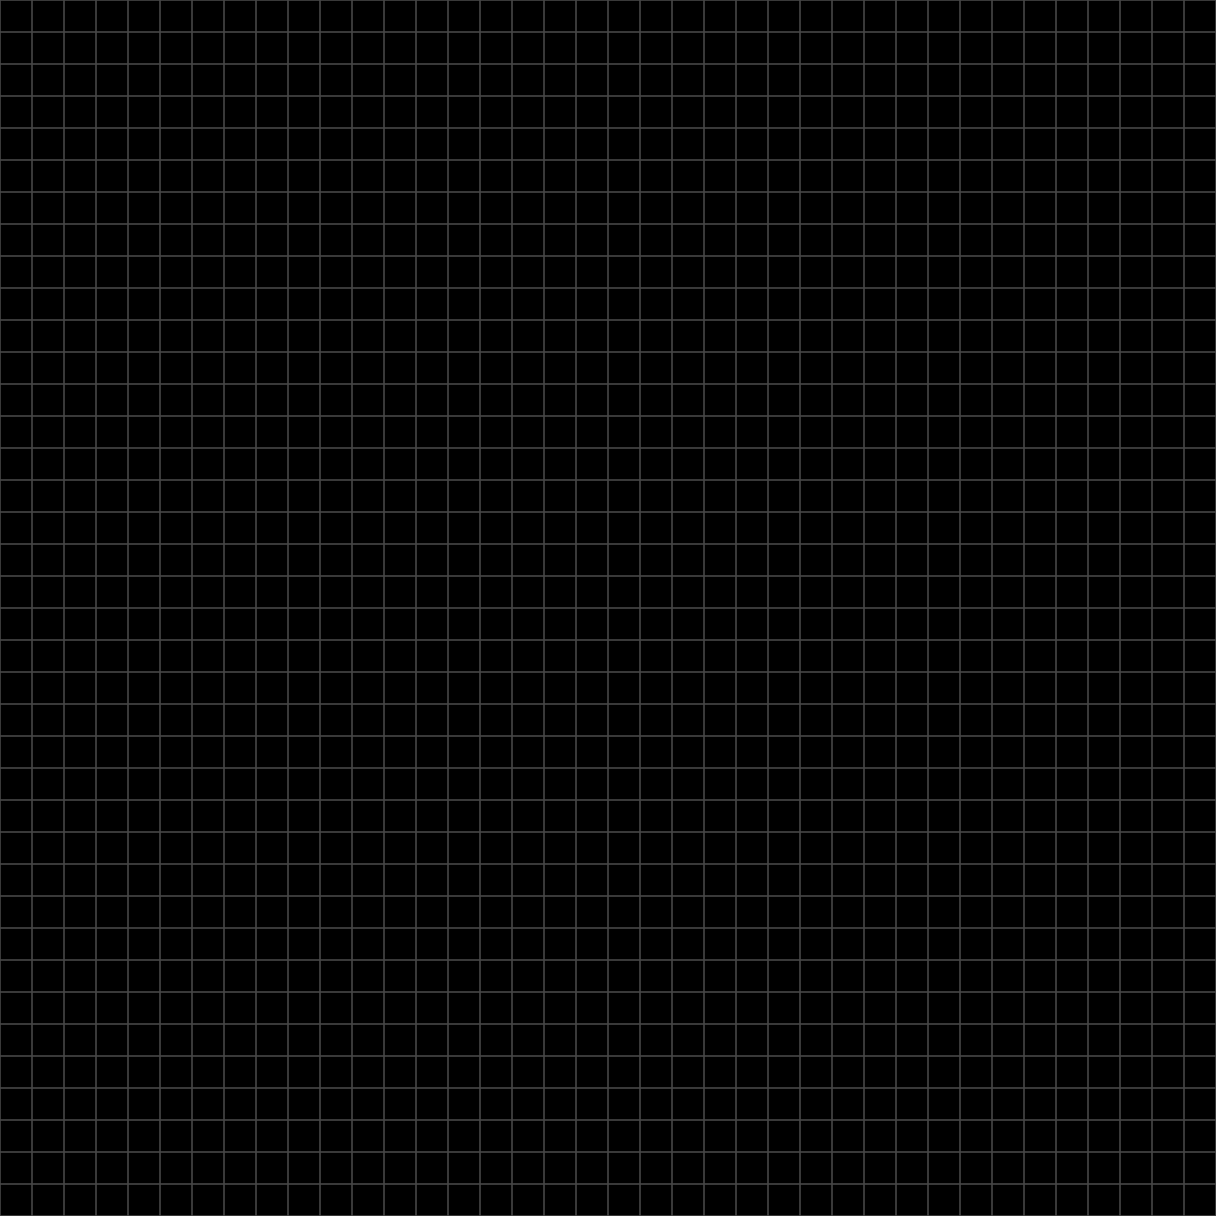

This game map was drawn from its Tiled (.tmx) file and the tilesets committed beside it. A one-line description and the trimmed map source follow:
An orthogonal 38x38 tile map with 32x32 px tiles, 1 tile layer (ground).

<map version="1.0" orientation="orthogonal" width="38" height="38" tilewidth="32" tileheight="32">
 <tileset firstgid="1" name="ground" tilewidth="32" tileheight="32">
  <image source="../assets/gfx/ground.png" width="64" height="32" />
 </tileset>
 <layer name="ground" width="38" height="38">
  <data>[1444 cells, 1444 non-empty, 1 distinct tile ids]</data>
 </layer>
</map>